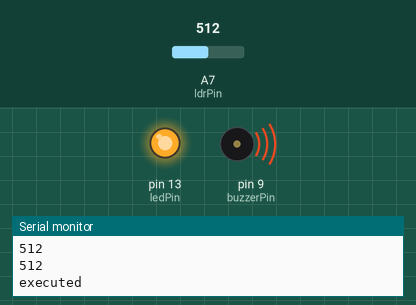
The sketch below on a simulated Arduino Nano, built with avr-gcc and run on an emulated ATmega328P. On the bench: output pins drawn as LEDs (lit = HIGH), buzzer (waves = sounding, pin HIGH), the last lines printed to the serial monitor. The test bench sets the inputs (shaded band); at power-on: A7 (ldrPin) = 512.

Above: at 1.2 s.
1.3 s: A7 (ldrPin) set to 138
4.3 s: A7 (ldrPin) set to 117
At 5.1 s:
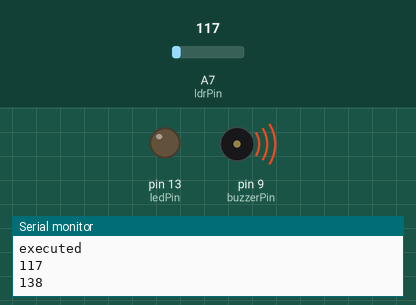
6.3 s: A7 (ldrPin) set to 140
At 7.0 s:
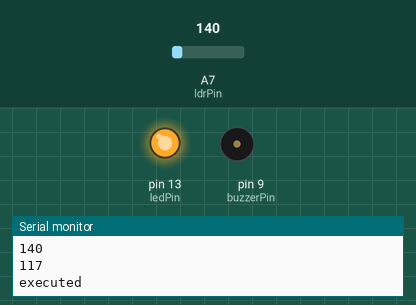
9.3 s: A7 (ldrPin) set to 122
At 10.0 s:
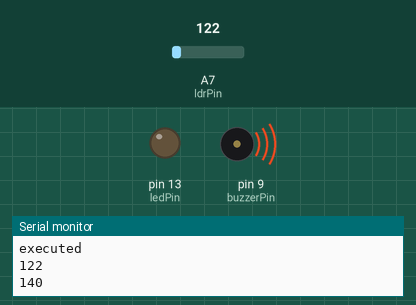
Timing chart, 0 to 12.1 s (numbered marks = the images above; inputs shaded):
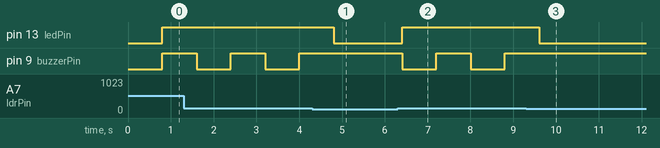

The sketch:

test_Kevin_2.ino
```cpp
/*

  Test code by Kevin to flash LED and ring buzzer based on LDR input

 */

 // Pin constants
 const int buzzerPin = 9; // D9 pin connecting to buzzer
 const int ledPin =  LED_BUILTIN;// the number of the LED pin
 const int ldrPin = A7; // A7 pin connecting to LDR

 // Time variables
 unsigned long previousMillis = 0;        // will store last time LED was updated
 const long lag = 800;           // interval at which to blink (milliseconds)

 // State Variables
 int buzzerState = LOW;          // buzzerState used to set the buzzer
 int previousldrValue = 0;

 void setup() {
    pinMode(ledPin, OUTPUT);
    pinMode(buzzerPin, OUTPUT);
    previousldrValue = analogRead(ldrPin);
    Serial.begin(9600);
 }

 void loop() {
   // read time
   unsigned long currentMillis = millis();
   // read ldr
   int currentldrValue = analogRead(ldrPin);

   // perform action only when lag is over
   if (currentMillis - previousMillis >= lag) {
    // restart the timer
    previousMillis = currentMillis;
    // log
    Serial.println(currentldrValue);
    Serial.println(previousldrValue);
    Serial.println("\n");

    // increasing
    if (currentldrValue > 130 || currentldrValue - previousldrValue >= 10) {
      // turn on LED
      digitalWrite(ledPin, HIGH);

    Serial.println("executed");
      // click the buzzer
      if (buzzerState == LOW) {
        buzzerState = HIGH;
      } else {
        buzzerState = LOW;
      }
      digitalWrite(buzzerPin, buzzerState);
    } else {
      // turn off LED
      digitalWrite(ledPin, LOW);
    }

      // record for comparison
      previousldrValue = currentldrValue;
   }
 }
```

Measured:
- the behaviour switches between 131 and 130 on A7 (ldrPin) (found by bisection; images 0 and 1)
- after the input at 4.3 s, pin 13 (ledPin): HIGH → LOW after 0.50 s; pin 9 (buzzerPin): stays HIGH (without the input it goes to LOW after 0.50 s)
- after the input at 6.3 s, pin 13 (ledPin): LOW → HIGH after 0.10 s; pin 9 (buzzerPin): alternates HIGH for 0.80 s and LOW for 0.80 s, starting after 0.10 s
- after the input at 9.3 s, pin 13 (ledPin): HIGH → LOW after 0.30 s; pin 9 (buzzerPin): stops changing and stays HIGH
- by itself, pin 9 (buzzerPin): alternates HIGH for 0.80 s and LOW for 0.80 s
